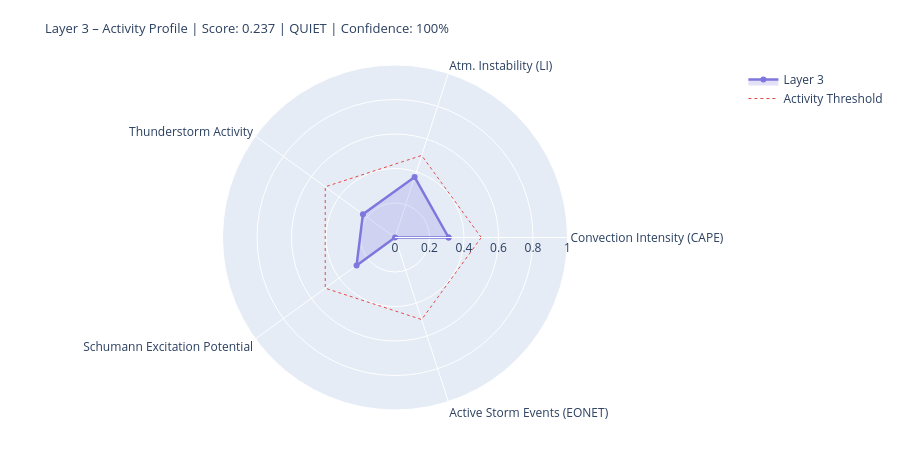

The notebook cell this image was saved under:
### Markdown cell above
---
## 4. State Assessment & Handoff to Layer 4/5

### Code cell
# ============================================================
# LAYER-3-SCORE
# Five dynamic components
# ============================================================

def norm(v, lo, hi):
    if v is None or (isinstance(v, float) and math.isnan(v)): return None
    return round(max(0.0, min(1.0, (v - lo) / (hi - lo))), 4)

# --- 1) Convection intensity (global CAPE mean) ---
cape_mean = df_atm['cape'].dropna().mean() if not df_atm.empty else None
conv_score = norm(cape_mean, 0, 3000)
conv_src   = 'primary' if cape_mean is not None else 'missing'

# --- 2) Atmospheric instability (LI mean) ---
li_mean   = df_atm['li'].dropna().mean() if not df_atm.empty else None
# Negative LI = unstable → higher score
instab_score = norm(-li_mean if li_mean is not None else None, -6, 6)
instab_src   = 'primary' if li_mean is not None else 'missing'

# --- 3) Thunderstorm activity (mean thunder score + WMO count) ---
thunder_mean = df_atm['thunder_score'].mean() if not df_atm.empty else None
n_thunder    = int(df_atm['thunderstorm'].sum()) if not df_atm.empty else 0
thunder_score_val = norm(
    (thunder_mean or 0) * 0.7 + n_thunder * 0.1, 0, 1.0
) if thunder_mean is not None else None
thunder_src = 'primary'

# --- 4) Schumann excitation potential (weighted Schumann contribution) ---
schumann_pot = df_atm['schumann_contribution'].mean() if not df_atm.empty else None
# Boosted by Layer-2 thunderstorm trigger
if schumann_pot is not None and l2_thunder:
    schumann_pot = min(1.0, schumann_pot * 1.2)
schumann_score = norm(schumann_pot, 0, 1.0) if schumann_pot is not None else None
schumann_src   = 'derived'

# --- 5) Storm activity (NASA EONET) ---
# Distinction: None = data not loaded, 0.0 = loaded but no events
storm_score = None
storm_src   = 'missing'
if raw.get('storms') is not None:          # API reached successfully
    storm_score = norm(len(storm_events), 0, 30) if storm_events else 0.0
    storm_src   = 'primary'

# X-Ray and Kp: context only, not in dynamic score
# (X-Ray = Layer-0/4 driver; Kp = geomagnetic index, not a lightning proxy)
xray_context = None
if raw.get('xray'):
    df_xc = pd.DataFrame(raw['xray'])
    fc = next((c for c in df_xc.columns
               if any(k in c.lower() for k in ['flux','long']) and 'time' not in c.lower()),
              df_xc.columns[1])
    df_xc[fc] = pd.to_numeric(df_xc[fc], errors='coerce')
    xray_last = df_xc[fc].dropna().iloc[-1] if not df_xc[fc].dropna().empty else None
    if xray_last:
        xray_class = ('X' if xray_last>=1e-4 else 'M' if xray_last>=1e-5
                      else 'C' if xray_last>=1e-6 else 'B')
        xray_context = {'flux': float(xray_last), 'class': xray_class}
        print(f'X-Ray context: {xray_class}-class ({xray_last:.2e} W/m²)')

# --- Aggregate ---
COMPONENTS = {
    'Convection Intensity (CAPE)':  {'score': conv_score,       'source': conv_src,    'dynamic': True},
    'Atm. Instability (LI)':         {'score': instab_score,     'source': instab_src,  'dynamic': True},
    'Thunderstorm Activity':              {'score': thunder_score_val, 'source': thunder_src, 'dynamic': True},
    'Schumann Excitation Potential':   {'score': schumann_score,   'source': schumann_src,'dynamic': True},
    'Active Storm Events (EONET)': {'score': storm_score,      'source': storm_src,   'dynamic': True},
}

available   = {k: v['score'] for k, v in COMPONENTS.items() if v['score'] is not None}
unavailable = [k for k, v in COMPONENTS.items() if v['score'] is None]
layer3_score = round(sum(available.values()) / len(available), 4) if available else None
confidence   = round(len(available) / len(COMPONENTS), 2)
level = ('unknown' if layer3_score is None
         else 'quiet'   if layer3_score < 0.3
         else 'moderate' if layer3_score < 0.6
         else 'active')
dominant_l3 = max(available, key=available.get) if available else 'none'

# --- Ausgabe ---
W = 68
print('=' * W)
print('LAYER 3 – ATMOSPHERE / WEATHER / THUNDERSTORMS – STATE ASSESSMENT')
print('=' * W)
for name, comp in COMPONENTS.items():
    s = comp['score']
    if s is not None:
        bar = '█' * int(s * 20) + '░' * (20 - int(s * 20))
        print(f'  {name:<36} {bar}  {s:.3f}  [{comp["source"]}]')
    else:
        print(f'  {name:<36} {"─" * 20}  n/a   [missing]')
print('-' * W)
print(f'  Score:        {layer3_score:.3f}  ({len(available)}/{len(COMPONENTS)} components)')
print(f'  Confidence:   {confidence:.0%}')
print(f'  Level:        {level.upper()}')
print(f'  Dominant:     {dominant_l3}')
print(f'  CAPE mean:    {cape_mean:.0f} J/kg' if cape_mean else '  CAPE mean:    n/a')
print(f'  LI mean:      {li_mean:.1f} K' if li_mean is not None else '  LI mean:      n/a')
print(f'  Thunderstorms:{n_thunder} points (WMO)  +  {len(storm_events)} NASA EONET')
print('=' * W)

# Radar
cats   = list(available.keys())
vals_r = list(available.values())
if len(cats) >= 3:
    fig = go.Figure()
    fig.add_trace(go.Scatterpolar(
        r=vals_r + [vals_r[0]], theta=cats + [cats[0]],
        fill='toself', fillcolor='rgba(127,119,221,0.22)',
        line=dict(color='#7F77DD', width=2.5), name='Layer 3'
    ))
    fig.add_trace(go.Scatterpolar(
        r=[0.5] * (len(cats)+1), theta=cats + [cats[0]],
        line=dict(color='#E24B4A', dash='dot', width=1),
        mode='lines', name='Activity Threshold'
    ))
    fig.update_layout(
        title=dict(
            text=f'Layer 3 – Activity Profile | Score: {layer3_score:.3f} | {level.upper()} | Confidence: {confidence:.0%}',
            font=dict(size=13)
        ),
        polar=dict(radialaxis=dict(visible=True, range=[0, 1])),
        height=450, showlegend=True,
        margin=dict(l=60, r=60, t=65, b=40)
    )
    fig.show()

### Figure 1 — Plotly figure (JSON) as saved in the notebook; plotly's stock layout.template omitted (floating-point values rounded to 4 significant figures)
{"data": [{"fill": "toself", "fillcolor": "rgba(127,119,221,0.22)", "line": {"color": "#7F77DD", "width": 2.5}, "name": "Layer 3", "r": [0.3107, 0.3683, 0.2299, 0.2754, 0.0, 0.3107], "theta": ["Convection Intensity (CAPE)", "Atm. Instability (LI)", "Thunderstorm Activity", "Schumann Excitation Potential", "Active Storm Events (EONET)", "Convection Intensity (CAPE)"], "type": "scatterpolar"}, {"line": {"color": "#E24B4A", "dash": "dot", "width": 1}, "mode": "lines", "name": "Activity Threshold", "r": [0.5, 0.5, 0.5, 0.5, 0.5, 0.5], "theta": ["Convection Intensity (CAPE)", "Atm. Instability (LI)", "Thunderstorm Activity", "Schumann Excitation Potential", "Active Storm Events (EONET)", "Convection Intensity (CAPE)"], "type": "scatterpolar"}], "layout": {"height": 450, "margin": {"b": 40, "l": 60, "r": 60, "t": 65}, "polar": {"radialaxis": {"range": [0, 1], "visible": true}}, "showlegend": true, "title": {"font": {"size": 13}, "text": "Layer 3 – Activity Profile | Score: 0.237 | QUIET | Confidence: 100%"}}}
